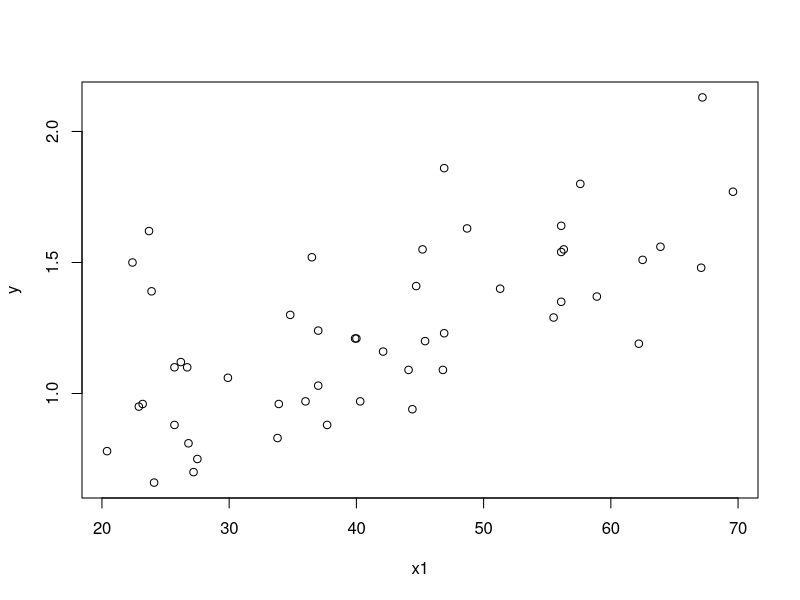
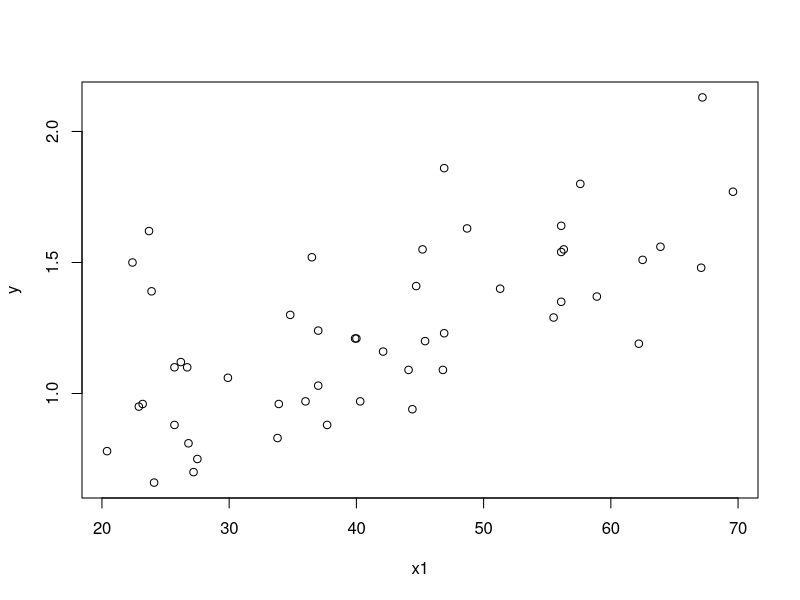
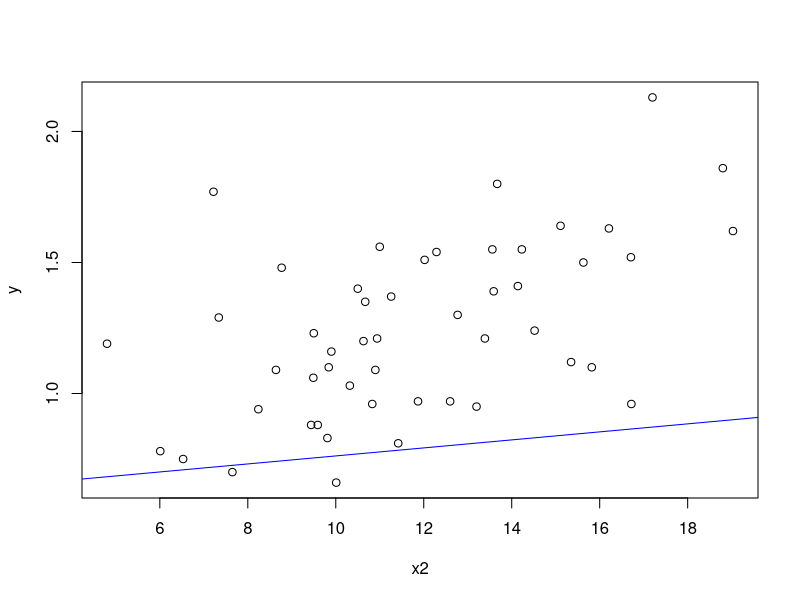

Here is the R script that generated these plots, in order:
### 1. lm,   glm  


# https://stats.stackexchange.com/questions/181113/is-there-any-difference-between-lm-and-glm-for-the-gaussian-family-of-glm


x1=c(56.1, 26.8, 23.9, 46.8, 34.8, 42.1, 22.9, 55.5, 56.1, 46.9, 26.7, 33.9, 
     37.0, 57.6, 27.2, 25.7, 37.0, 44.4, 44.7, 67.2, 48.7, 20.4, 45.2, 22.4, 23.2, 
     39.9, 51.3, 24.1, 56.3, 58.9, 62.2, 37.7, 36.0, 63.9, 62.5, 44.1, 46.9, 45.4, 
     23.7, 36.5, 56.1, 69.6, 40.3, 26.2, 67.1, 33.8, 29.9, 25.7, 40.0, 27.5)

x2=c(12.29, 11.42, 13.59, 8.64, 12.77, 9.9, 13.2, 7.34, 10.67, 18.8, 9.84, 16.72, 
     10.32, 13.67, 7.65, 9.44, 14.52, 8.24, 14.14, 17.2, 16.21, 6.01, 14.23, 15.63, 
     10.83, 13.39, 10.5, 10.01, 13.56, 11.26, 4.8, 9.59, 11.87, 11, 12.02, 10.9, 9.5, 
     10.63, 19.03, 16.71, 15.11, 7.22, 12.6, 15.35, 8.77, 9.81, 9.49, 15.82, 10.94, 6.53)

y = c(1.54, 0.81, 1.39, 1.09, 1.3, 1.16, 0.95, 1.29, 1.35, 1.86, 1.1, 0.96,
      1.03, 1.8, 0.7, 0.88, 1.24, 0.94, 1.41, 2.13, 1.63, 0.78, 1.55, 1.5, 0.96, 
      1.21, 1.4, 0.66, 1.55, 1.37, 1.19, 0.88, 0.97, 1.56, 1.51, 1.09, 1.23, 1.2, 
      1.62, 1.52, 1.64, 1.77, 0.97, 1.12, 1.48, 0.83, 1.06, 1.1, 1.21, 0.75)

# 
fit1 <- lm(y ~ x1)
fit2 <- lm(y ~ x1 + x2)

#
plot(y~x1)
plot(y~x1+x2)


abline(fit1, col='blue')
abline(fit2, col='red')



glm(y ~ x1 + x2, family=gaussian) 
glm(y ~ x1 + x2, family=gaussian(link="log")) 
nls(y ~ exp(b0+b1*x1+b2*x2), start=list(b0=-1,b1=0.01,b2=0.1))